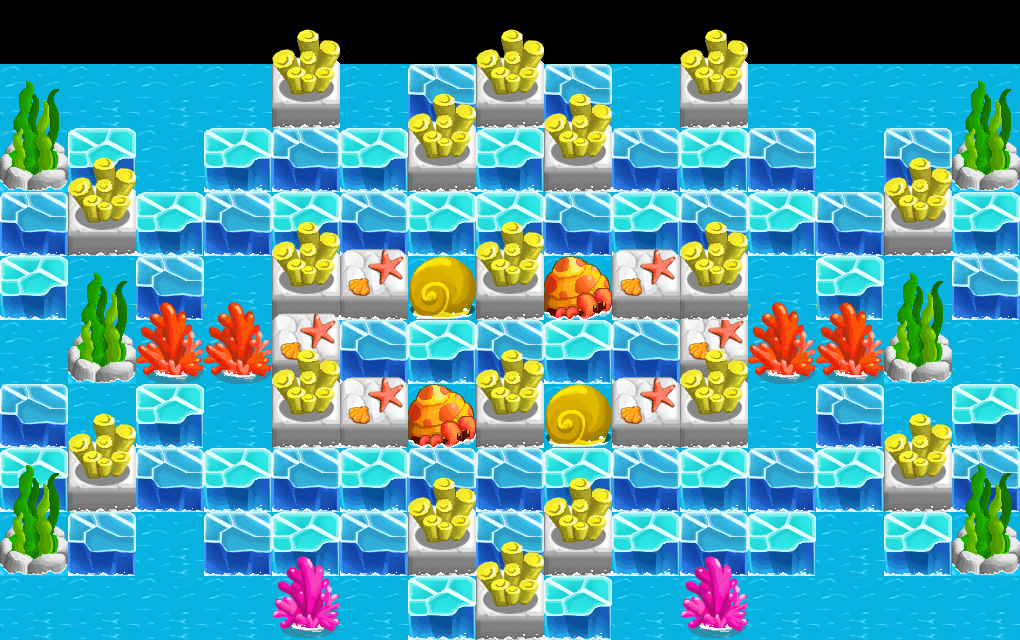

Below is a game level as drawn by its tile map, then a one-line description and the .tmx that defines it (tile-layer data replaced by summaries):
An orthogonal 15x10 tile map with 68x64 px tiles, 4 tile layers (bg, item, wall, fg) and 2 objects (player1, player2).

<map version="1.0" orientation="orthogonal" renderorder="right-down" width="15" height="10" tilewidth="68" tileheight="64" nextobjectid="5">
 <tileset firstgid="1" name="ice" tilewidth="68" tileheight="64" tilecount="35" columns="5">
  <image source="ice.png" width="340" height="448" />
  <tile id="3">
   <properties>
    <property name="block" value="1" />
   </properties>
  </tile>
  <tile id="4">
   <properties>
    <property name="block" value="1" />
   </properties>
  </tile>
  <tile id="5">
   <properties>
    <property name="block" value="1" />
   </properties>
  </tile>
  <tile id="6">
   <properties>
    <property name="block" value="1" />
   </properties>
  </tile>
  <tile id="7">
   <properties>
    <property name="block" value="1" />
   </properties>
  </tile>
  <tile id="9">
   <properties>
    <property name="anim" value="2" />
    <property name="dir" value="up" />
   </properties>
  </tile>
  <tile id="10">
   <properties>
    <property name="block" value="1" />
   </properties>
  </tile>
  <tile id="11">
   <properties>
    <property name="block" value="1" />
   </properties>
  </tile>
  <tile id="15">
   <properties>
    <property name="block" value="1" />
   </properties>
  </tile>
  <tile id="16">
   <properties>
    <property name="block" value="1" />
   </properties>
  </tile>
  <tile id="17">
   <properties>
    <property name="block" value="1" />
    <property name="move" value="1" />
   </properties>
  </tile>
  <tile id="25">
   <properties>
    <property name="block" value="1" />
   </properties>
  </tile>
  <tile id="26">
   <properties>
    <property name="block" value="1" />
   </properties>
  </tile>
  <tile id="30">
   <properties>
    <property name="anim" value="5" />
    <property name="dir" value="up" />
   </properties>
  </tile>
 </tileset>
 <layer name="bg" width="15" height="10">
  <data>[150 cells, 135 non-empty, 2 distinct tile ids]</data>
 </layer>
 <layer name="item" width="15" height="10">
  <data>[150 cells, 65 non-empty, 4 distinct tile ids]</data>
 </layer>
 <layer name="wall" width="15" height="10">
  <data>[150 cells, 36 non-empty, 5 distinct tile ids]</data>
 </layer>
 <layer name="fg" width="15" height="10">
  <data>[150 cells, 35 non-empty, 5 distinct tile ids]</data>
 </layer>
 <objectgroup name="players">
  <object id="1" name="player1" x="850" y="600">
   <properties>
    <property name="playertype" value="npc5" />
   </properties>
  </object>
  <object id="3" name="player2" x="169" y="90">
   <properties>
    <property name="playertype" value="player" />
   </properties>
  </object>
 </objectgroup>
</map>
